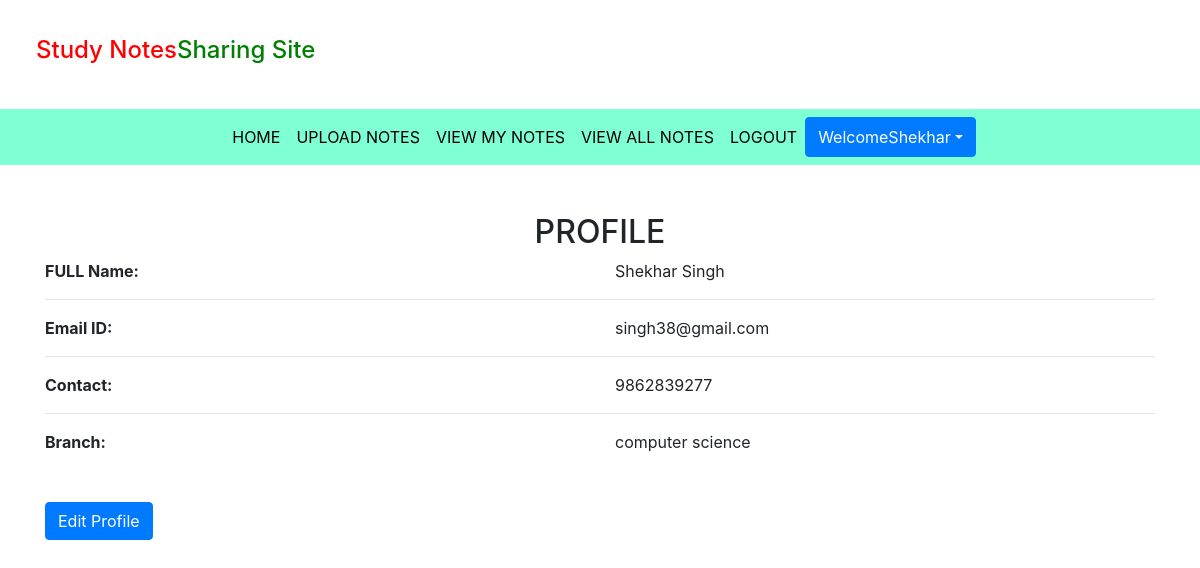
The app's page /profile/ (signed in) with its own data.
### notes/models.py (models this page shows, shortened)
class Signup(models.Model):
    user=models.ForeignKey(User,on_delete=models.CASCADE)
    contact=models.CharField(max_length=30,null=True)
    branch=models.CharField(max_length=10)
    role=models.CharField(max_length=10,null=True)

### notes/views.py (the view)
# urls.py: path('profile/', profile,name="profile"),
def profile(request):
    if not request.user.is_authenticated:
        return redirect('login')
    user=User.objects.get(id=request.user.id)
    data=Signup.objects.get(user=user)
    d={'data':data,'user':user}
    return render(request,'profile.html',d)

### notes/templates/profile.html
{%extends 'usernavigation.html'%}
{% load static %}
{%block body%}
<div class="container mt-5">
    <h2 class="text-center">PROFILE</h2>
    <div class="row">
        <div class="col-md-6">
            <b>FULL Name:</b>
        </div>
        <div class="col-md-6 " style="text-transform: capitalize;">
            {{data.user.first_name}} {{data.user.last_name}}
        </div>
    </div>
    <hr>
    <div class="row">
        <div class="col-md-6">
            <b>Email ID:</b>
        </div>
        <div class="col-md-6 ">
            {{data.user.username}}
        </div>
    </div>
    <hr>
    <div class="row">
        <div class="col-md-6">
            <b>Contact:</b>
        </div>
        <div class="col-md-6 ">
            {{data.contact}}
        </div>
    </div>
    <hr>
    <div class="row">
        <div class="col-md-6">
            <b>Branch:</b>
        </div>
        <div class="col-md-6 ">
            {{data.branch}}
        </div>
    </div>
    <a href="{%url 'edit_profile'%}" class="btn btn-primary mt-5"> Edit Profile</a>
</div>
{%endblock%}

### notes/templates/usernavigation.html (shortened to what this page needs)
<!DOCTYPE html>
<html lang="en">
<head>
    {%load static%}
  <link rel="stylesheet" href="https://maxcdn.bootstrapcdn.com/bootstrap/4.3.1/css/bootstrap.min.css">
  <link rel="stylesheet" href="https://use.fontawesome.com/releases/v5.6.3/css/all.css"></head>
  <link rel="stylesheet" href="{% static 'css/mystyle.css' %}">
</head>
  <body>
<h4 style="padding: 3%;"><span style="color: red;">Study Notes</span><span style="color:green;">Sharing Site</span></h4>
<nav class="navbar navbar-expand-sm justify-content-center" style="background-color:aquamarine;">
    <ul class="navbar-nav">
        <li class="navbar-item">
            <a class="nav-link" href="{% url 'profile' %}">HOME</a>
        </li>
                    <li class="navbar-item">
                        <a class="nav-link" href="{% url 'upload_notes' %}">UPLOAD NOTES</a>
                    </li>
                        <li class="navbar-item">
                            <a class="nav-link" href="{% url 'view_mynotes' %}">VIEW MY NOTES</a>
                        </li>
                            <li class="navbar-item">
                                <a class="nav-link" href="#">VIEW ALL NOTES</a>
                            </li>
                            <li class="navbar-item">
                                <a class="nav-link" href="{% url 'logout' %}"
                                >LOGOUT</a>
                            </li>
 <div class="btn-group">
<button type="button" class="btn btn-primary dropdown-toggle" data-toggle="dropdown">Welcome{{request.user.first_name}}</button>
</div>
</ul>
</nav>
</body>
</html>
{% block body %}
{% endblock %}

### notes/static/css/mystyle.css (style rules this page uses)
.nav-link { color: black; }

### records on screen
Signup: user.first_name "Shekhar", user.last_name "Singh", user.username "singh38@gmail.com", contact "9862839277", branch "computer science"

### other values on screen
{{ request.user.first_name }} "Shekhar"
